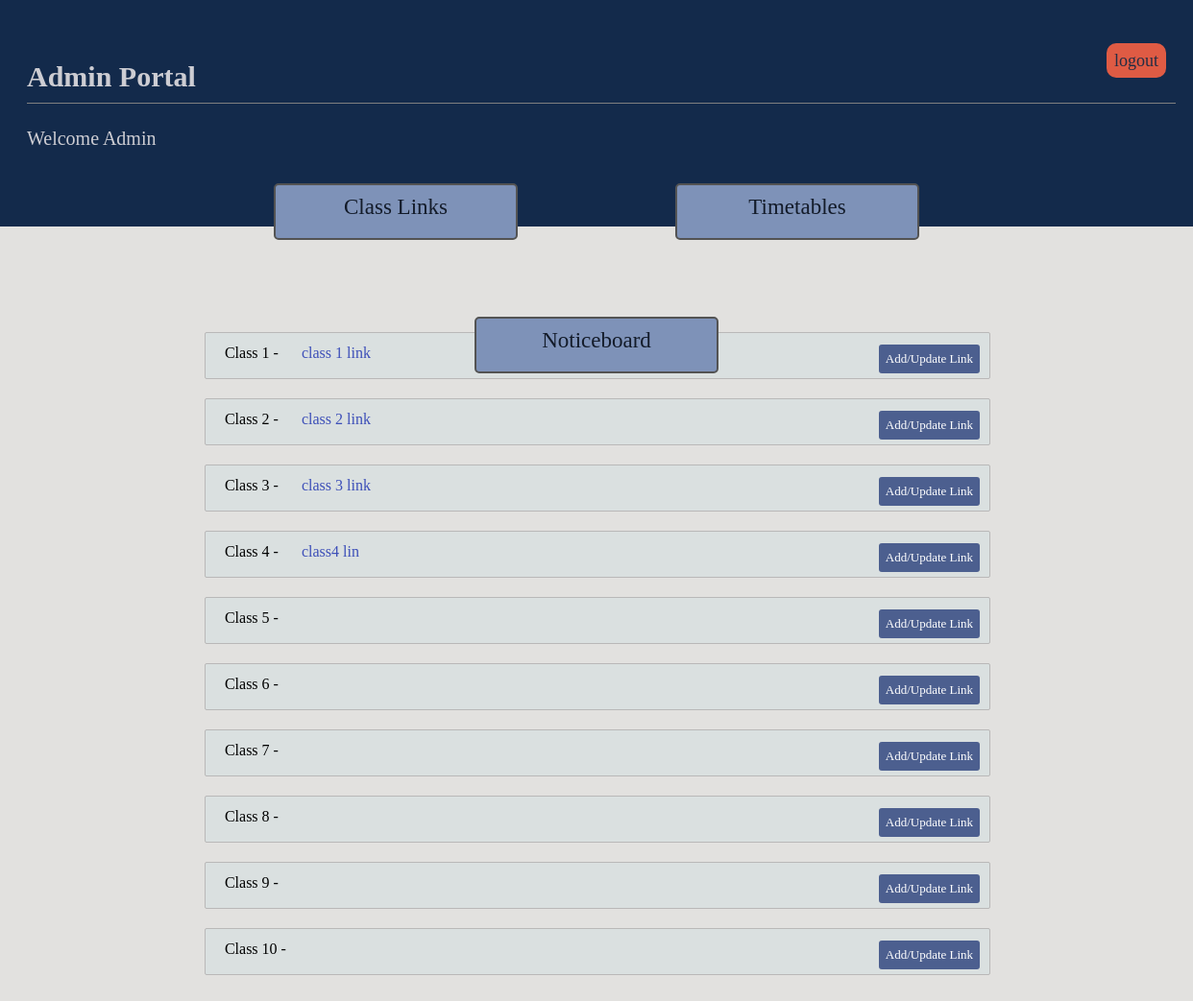
The app's page /Admin_Portal/home, older data.
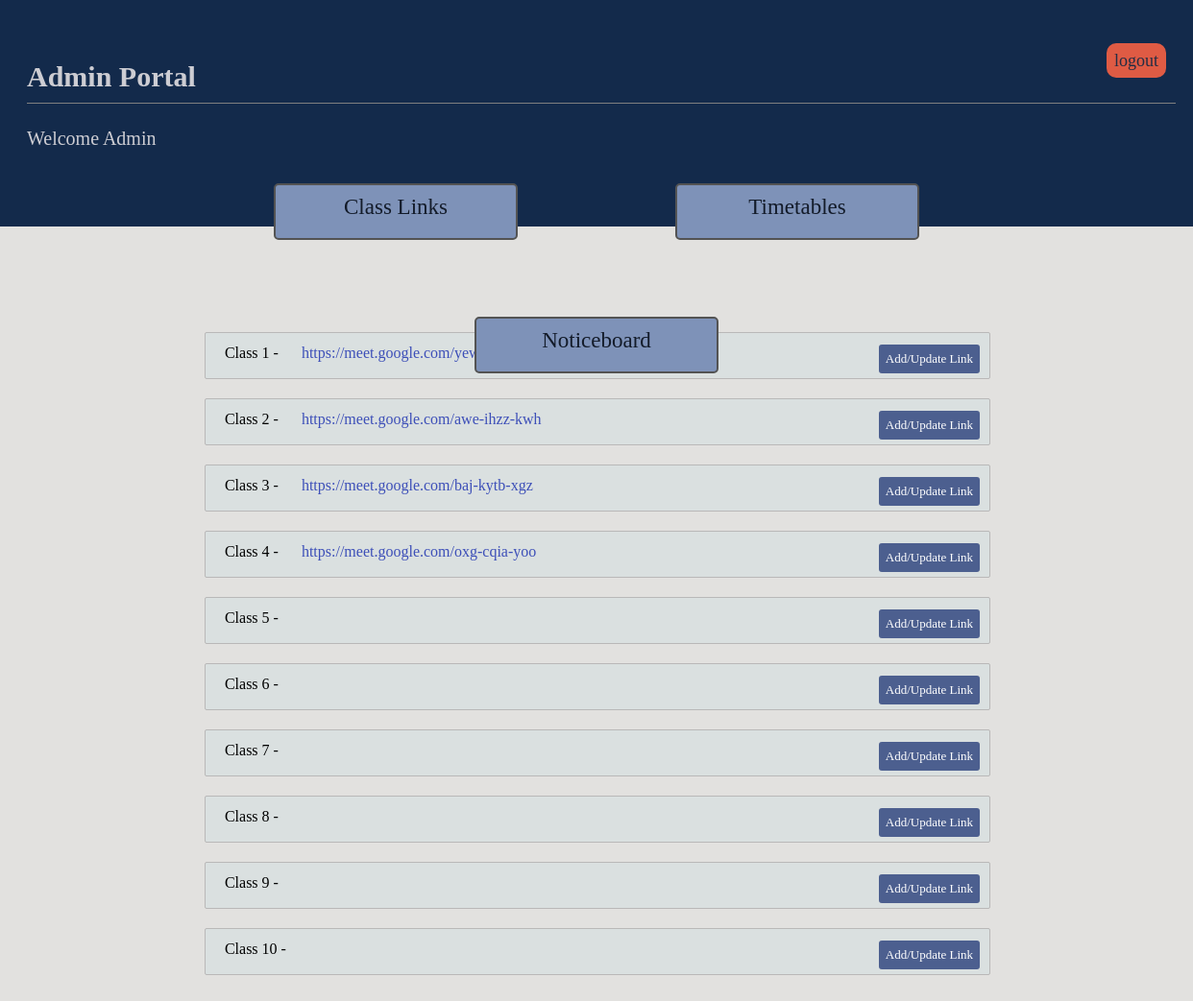
The same page, newer data.
### adminPortal/models.py (models this page shows, shortened)
class Link(models.Model):
    link_url = models.CharField(max_length = 1000, blank=True)
    std = models.IntegerField(unique=True)
    class Meta:
       ordering = ['std']

### adminPortal/views.py (the view)
# urls.py: path('home',views.homeView.as_view(), name='home'),
class homeView(ListView):
    model = Link
    template_name = 'admin_portal/home.html'
    queryset = Link.objects.all()
    def get_context_data(self, **kwargs):
        context = super(homeView , self).get_context_data(**kwargs)
        return context

### adminPortal/templates/admin_portal/home.html
{% extends 'admin_portal/base.html' %}
{% load static %}
{% block styles %}
<link rel="stylesheet" href="{% static 'admin_portal/css/home.css' %}" type="text/css" >
{% endblock styles %}
{% block content %}
<div class='cont'><div class='left'>Class 1 - <a href="{{ object_list.0.link_url }}">{{ object_list.0.link_url }} </a></div>
<div class='right'> </div><a href="{% url 'adminPortal:upload_link' object_list.0.id  %}" class="update">Add/Update Link</a></div>
<div class='cont'><div class='left'>Class 2 - <a href="{{ object_list.1.link_url }}">{{ object_list.1.link_url }} </a></div>
<div class='right'> </div><a href="{% url 'adminPortal:upload_link' object_list.1.id  %}" class="update">Add/Update Link</a></div>
<div class='cont'><div class='left'>Class 3 - <a href="{{ object_list.2.link_url }}">{{ object_list.2.link_url }} </a></div>
<div class='right'> </div><a href="{% url 'adminPortal:upload_link' object_list.2.id  %}" class="update">Add/Update Link</a></div>
<div class='cont'><div class='left'>Class 4 - <a href="{{ object_list.3.link_url }}">{{ object_list.3.link_url }} </a></div>
<div class='right'> </div><a href="{% url 'adminPortal:upload_link' object_list.3.id  %}" class="update">Add/Update Link</a></div>
<div class='cont'><div class='left'>Class 5 - <a href="{{ object_list.4.link_url }}">{{ object_list.4.link_url }} </a></div>
<div class='right'> </div><a href="{% url 'adminPortal:upload_link' object_list.4.id  %}" class="update">Add/Update Link</a></div>
<div class='cont'><div class='left'>Class 6 - <a href="{{ object_list.5.link_url }}">{{ object_list.5.link_url }} </a></div>
<div class='right'> </div><a href="{% url 'adminPortal:upload_link' object_list.5.id  %}" class="update">Add/Update Link</a></div>
<div class='cont'><div class='left'>Class 7 - <a href="{{ object_list.6.link_url }}">{{ object_list.6.link_url }} </a></div>
<div class='right'> </div><a href="{% url 'adminPortal:upload_link' object_list.6.id  %}" class="update">Add/Update Link</a></div>
<div class='cont'><div class='left'>Class 8 - <a href="{{ object_list.7.link_url }}">{{ object_list.7.link_url }} </a></div>
<div class='right'> </div><a href="{% url 'adminPortal:upload_link' object_list.7.id  %}" class="update">Add/Update Link</a></div>
<div class='cont'><div class='left'>Class 9 - <a href="{{ object_list.8.link_url }}">{{ object_list.8.link_url }} </a></div>
<div class='right'> </div><a href="{% url 'adminPortal:upload_link' object_list.8.id  %}" class="update">Add/Update Link</a></div>
<div class='cont'><div class='left'>Class 10 - <a href="{{ object_list.9.link_url }}">{{ object_list.9.link_url }} </a></div>
<div class='right'> </div><a href="{% url 'adminPortal:upload_link' object_list.9.id  %}" class="update">Add/Update Link</a></div>
{% endblock content %}

Row changes from the older to the newer data that the page shows:
changed Link: link_url "class 1 link" → "https://meet.google.com/yew-tsqf-mjh"
changed Link: link_url "class 2 link" → "https://meet.google.com/awe-ihzz-kwh"
changed Link: link_url "class 3 link" → "https://meet.google.com/baj-kytb-xgz"
changed Link: link_url "class4 lin" → "https://meet.google.com/oxg-cqia-yoo"
